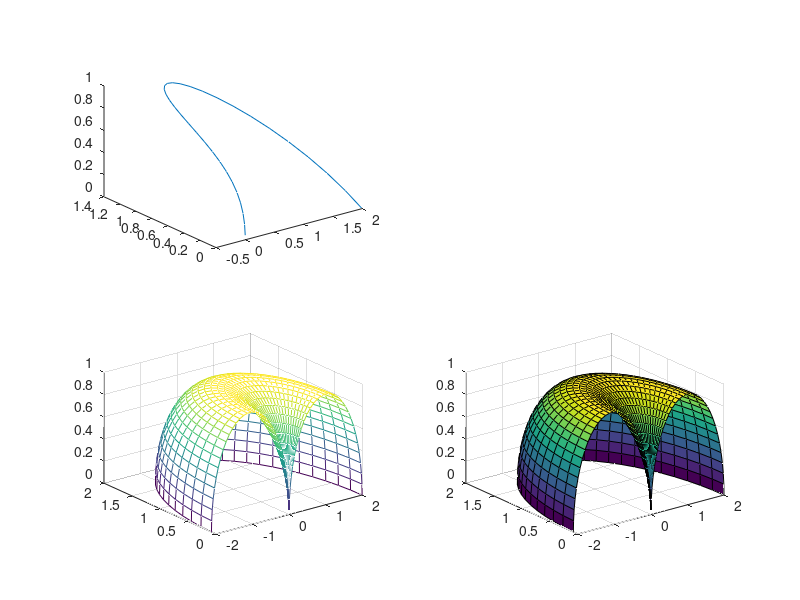

Recreate this plot in MATLAB.
% plot3
u = 0:0.1:pi;
v = 0:0.1:pi;
X1 = (1+cos(u)).*cos(v);
Y1 = (1+cos(u)).*sin(v);
Z1 = sin(u);
subplot(2,2,1);
plot3(X1,Y1,Z1);

% mesh
[U V] = meshgrid(u,v);
X2 = (1+cos(U)).*cos(V);
Y2 = (1+cos(U)).*sin(V);
Z2 = sin(U);
subplot(2,2,3);
mesh(X2,Y2,Z2);

% surf 
[U V] = meshgrid(u,v);
X3 = (1+cos(U)).*cos(V);
Y3 = (1+cos(U)).*sin(V);
Z3 = sin(U);
subplot(2,2,4);
surf(X3,Y3,Z3);
